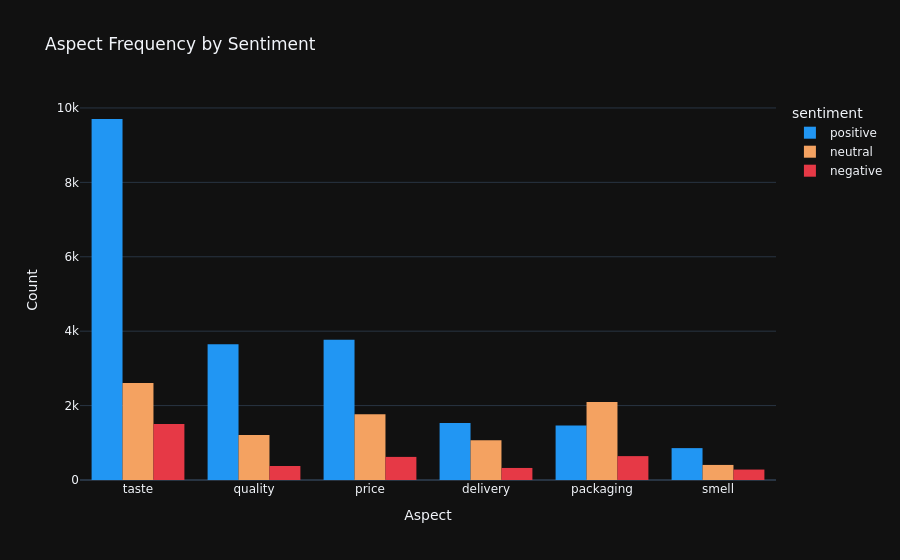

This figure's notebook cell:
### Markdown cell above
## 5. Most Common Aspects per Sentiment

### Code cell
fig = px.histogram(
    absa_df, x='aspect', color='sentiment',
    barmode='group',
    color_discrete_map={'positive':'#2196f3','negative':'#e63946','neutral':'#f4a261'},
    title='Aspect Frequency by Sentiment',
    template='plotly_dark',
)
fig.update_layout(xaxis_title='Aspect', yaxis_title='Count', font_family='DejaVu Sans')
fig.show()

### Figure 1 — Plotly figure (JSON) as saved in the notebook; plotly's stock layout.template omitted (floating-point values rounded to 4 significant figures; data arrays with more than 128 entries replaced by an {"elided": "..."} marker saying what was removed)
{"data": [{"alignmentgroup": "True", "bingroup": "x", "hovertemplate": "sentiment=positive<br>aspect=%{x}<br>count=%{y}<extra></extra>", "legendgroup": "positive", "marker": {"color": "#2196f3", "pattern": {"shape": ""}}, "name": "positive", "offsetgroup": "positive", "orientation": "v", "showlegend": true, "type": "histogram", "x": {"elided": "20980 str values"}, "xaxis": "x", "yaxis": "y"}, {"alignmentgroup": "True", "bingroup": "x", "hovertemplate": "sentiment=neutral<br>aspect=%{x}<br>count=%{y}<extra></extra>", "legendgroup": "neutral", "marker": {"color": "#f4a261", "pattern": {"shape": ""}}, "name": "neutral", "offsetgroup": "neutral", "orientation": "v", "showlegend": true, "type": "histogram", "x": {"elided": "9149 str values"}, "xaxis": "x", "yaxis": "y"}, {"alignmentgroup": "True", "bingroup": "x", "hovertemplate": "sentiment=negative<br>aspect=%{x}<br>count=%{y}<extra></extra>", "legendgroup": "negative", "marker": {"color": "#e63946", "pattern": {"shape": ""}}, "name": "negative", "offsetgroup": "negative", "orientation": "v", "showlegend": true, "type": "histogram", "x": {"elided": "3752 str values"}, "xaxis": "x", "yaxis": "y"}], "layout": {"barmode": "group", "font": {"family": "DejaVu Sans"}, "legend": {"title": {"text": "sentiment"}, "tracegroupgap": 0}, "title": {"text": "Aspect Frequency by Sentiment"}, "xaxis": {"anchor": "y", "domain": [0.0, 1.0], "title": {"text": "Aspect"}}, "yaxis": {"anchor": "x", "domain": [0.0, 1.0], "title": {"text": "Count"}}}}
